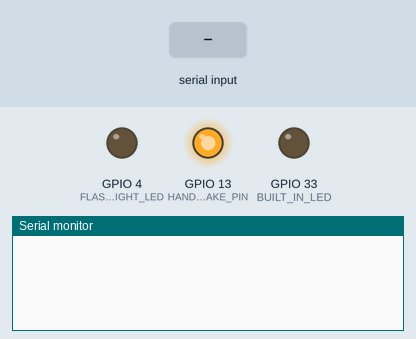
A sketch run on a simulated ESP32. Parts: output pins drawn as LEDs (lit = HIGH), the last lines printed to the serial monitor. Inputs (shaded band) come from the test bench.

Above: at 1.2 s.
1.3 s: "WHOU\n" received over Serial
At 1.7 s:
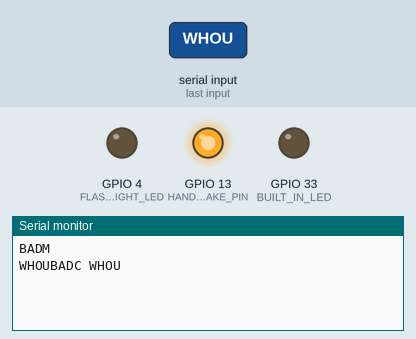
2.8 s: "WAIT\n" received over Serial
At 4.0 s:
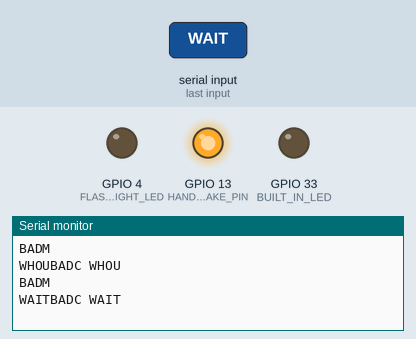
4.3 s: "EXIT\n" received over Serial
At 5.1 s:
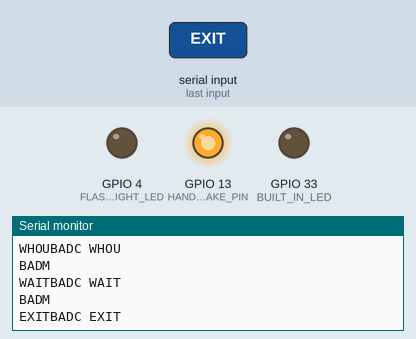

The sketch:

CommandProtocolTestC.ino
```cpp
/*
  CommandProtocolTestC

Connect an LED to pin 13 on the ESP32-CAM
(or if no LED monitor on Raspberry Pi)
Open the serial monitor at 115200 baud
Upload this program
Type commands into the serial monitor
Watch the LED

LED should be on except when actioning a command
that takes some time (i.e. WAIT)

*/

const String MY_NAME = "ZOMBI";
const int HANDSHAKE_PIN = 13;
int x;
bool finished = false;
String message_in = "";
String serial_no_in = "";
String command_in = "";
String data_in = "";
const int BUILT_IN_LED = 33;
const int FLASHLIGHT_LED = 4;

void setup() {
  Serial.begin(115200);
  while (!Serial) {
    ;  // wait for serial port to connect. Needed for native USB port only
  }
  pinMode(HANDSHAKE_PIN, OUTPUT);
  pinMode(BUILT_IN_LED, OUTPUT);
  pinMode(FLASHLIGHT_LED, OUTPUT);
}

void loop() {
  if (finished) {
    digitalWrite(HANDSHAKE_PIN, LOW);
  } else {
    digitalWrite(HANDSHAKE_PIN, HIGH);
    if(Serial.available() > 0)
    {
      digitalWrite(HANDSHAKE_PIN, LOW);
      message_in = Serial.readStringUntil('\n');
      if (message_in.length() < 8) {
        Serial.println("BADM");
      }
      serial_no_in = message_in.substring(0,4);
      command_in = message_in.substring(4,8);
      if (command_in == "WHOU") {
        Serial.println(serial_no_in + "OKOK" + MY_NAME);
      } else if (command_in == "WAIT") {
        if (message_in.length() < 12) {
          Serial.println(serial_no_in + "BADC" + " Wait duration missing");
        } else {
          data_in = message_in.substring(8,12);
          x = data_in.toInt();  //  IN MILLISECONDS
          Serial.println(serial_no_in + "OKOK" + " Waiting");
          delay(x);
        }
      } else if (command_in == "EXIT") {
        Serial.println(serial_no_in + "OKOK" + " Exiting");
        finished = true;
      // NOTE1: The signal and flashlight LEDs work with opposite polarity
      // NOTE2: The signal LED is on the back of ESP32 board, hidden by the MB board
      } else if (command_in == "SIG+") {
        Serial.println(serial_no_in + "OKOK" + " Signal LED ON");
        digitalWrite(BUILT_IN_LED, LOW);
      } else if (command_in == "SIG-") {
        Serial.println(serial_no_in + "OKOK" + " Signal LED OFF");
        digitalWrite(BUILT_IN_LED, HIGH);
      } else if (command_in == "FLA+") {
        Serial.println(serial_no_in + "OKOK" + " Flashlight LED ON");
        digitalWrite(FLASHLIGHT_LED, HIGH);
      } else if (command_in == "FLA-") {
        Serial.println(serial_no_in + "OKOK" + " Flashlight LED OFF");
        digitalWrite(FLASHLIGHT_LED, LOW);
      } else {
        Serial.println(serial_no_in + "BADC " + message_in);
      }
    }
  }
}
```

Measured:
- after the input at 1.3 s, the serial monitor: prints a new line at once (image 1)
- after the input at 2.8 s, the serial monitor: prints a new line at once (image 2)
- after the input at 4.3 s, the serial monitor: prints a new line at once (image 3)
